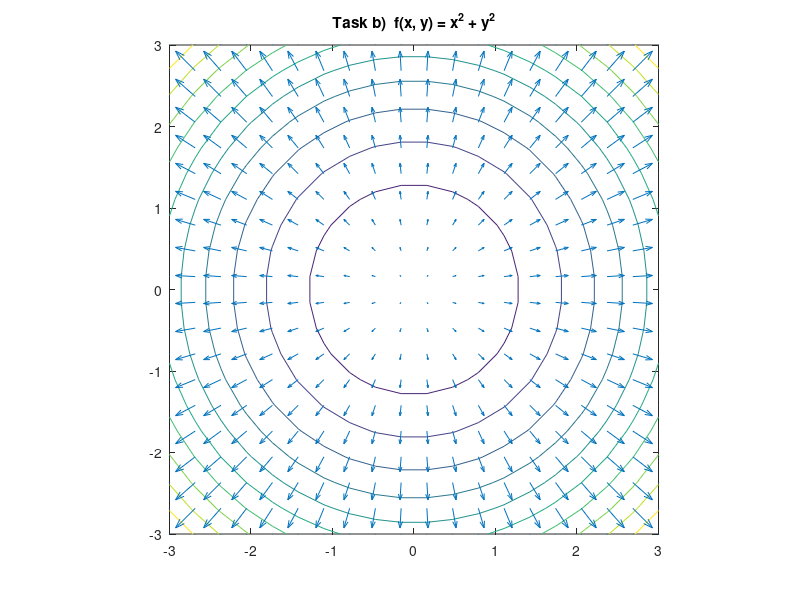
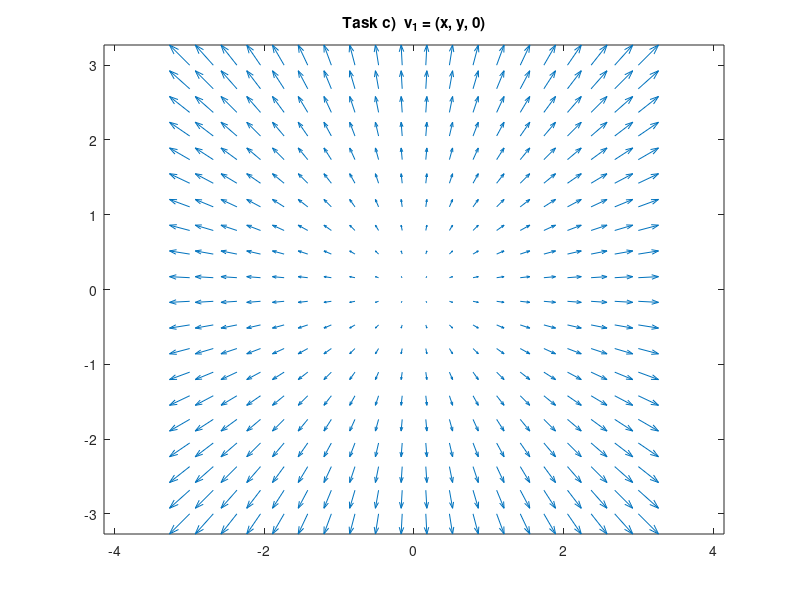
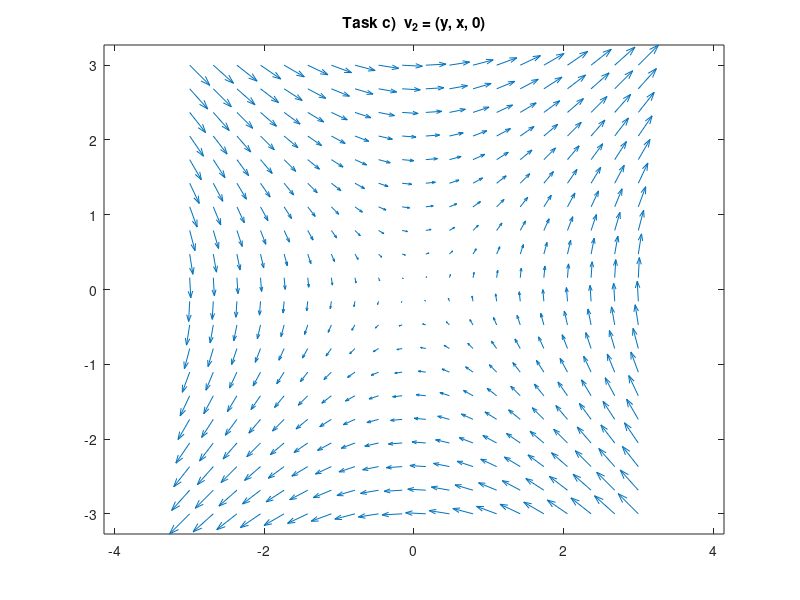
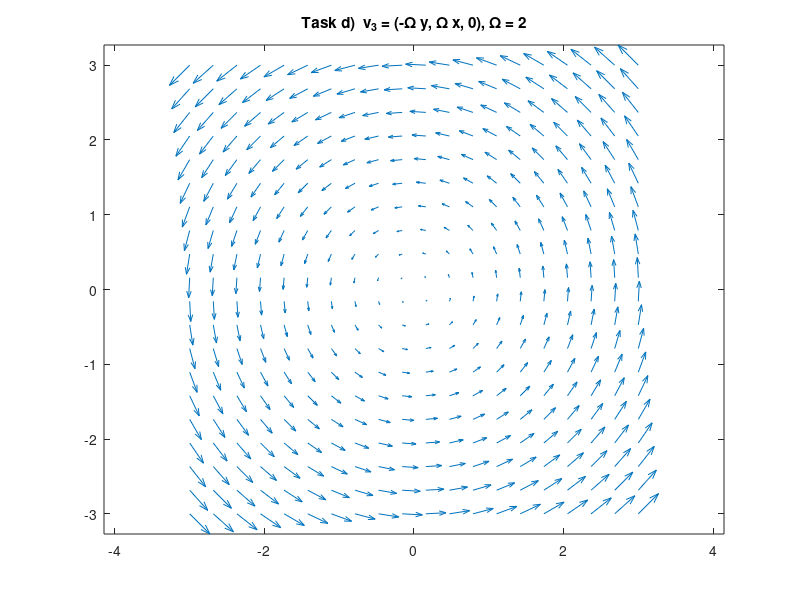

Reproduce these figures in MATLAB, in order. (Note: this script raises an error after producing the figures.)
%% Visualizations for summer school vector calculus exercises 2018
%% b)

f = @(x, y) x.^2 + y.^2;
%gradf = @(x, y) [2*x, 2*y];

x = linspace(-3, 3, 20);
y = linspace(-3, 3, 20);

[X, Y] = meshgrid(x, y);

Z = f(X, Y);

contour(X, Y, Z)

hold on
quiver(X, Y, 2*X, 2*Y)
hold off

title 'Task b)  f(x, y) = x^2 + y^2'

axis equal

%% c)

figure;
quiver(X, Y, X, Y)
axis equal
title 'Task c)  v_1 = (x, y, 0)'

figure;
quiver(X, Y, Y, X)
axis equal
title 'Task c)  v_2 = (y, x, 0)'
%% d)

omega = 2;
%v3 = @(x, y, z) [-omega*y, omega*x, 0];

figure;
quiver(X, Y, -omega*Y, omega*X)
axis equal
title(['Task d)  v_3 = (-\Omega y, \Omega x, 0), \Omega = ', num2str(omega)])

%% e)

f = @(x) exp(-x.^2);
gradf = @(x) (4*x.^2 -2) .* exp(-x.^2);

x = linspace(-5, 5);

figure;
plot(x, f(x))
hold on
plot(x, gradf(x))

plot([1/sqrt(2), 1/sqrt(2)], [-2, 1], 'k--', [-1/sqrt(2), -1/sqrt(2)], [-2, 1], 'k--')

t1 = annotation('textbox');
t1.String = '{\partial}c/{\partial}t>0';
t1.EdgeColor = [1, 1, 1];
t1.Position = [0.3 0.4 0.05 0.05];

t2 = annotation('textbox');
t2.String = '{\partial}c/{\partial}t<0';
t2.EdgeColor = [1, 1, 1];
t2.Position = [0.476 0.4 0.05 0.05];

t3 = annotation('textbox');
t3.String = '{\partial}c/{\partial}t>0';
t3.EdgeColor = [1, 1, 1];
t3.Position = [0.7 0.4 0.05 0.05];


hold off

title 'Task e)'

legend({'c(x) = e^{-x^2}', '{\Delta}c(x) = (4x^2-2)e^{-x^2}'})

